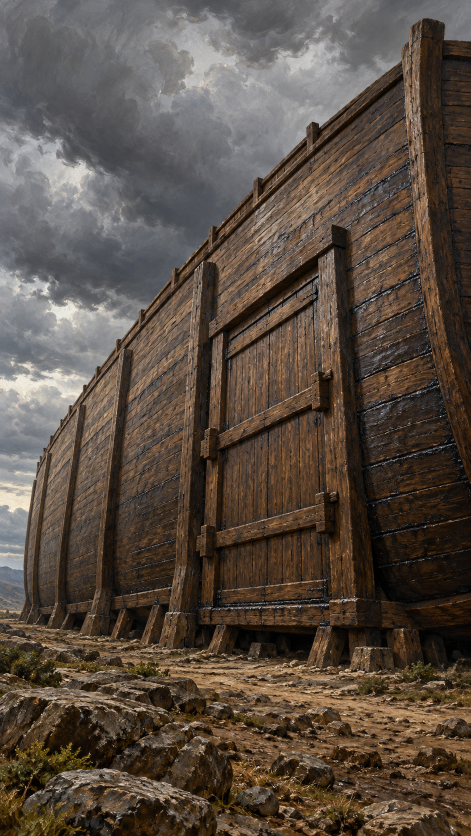
#> input picture images/originals/adventure/noah/01-ark-door-shut.png, 941 x 1672 px (shown at 1/2 size)
$ python make_puzzle_assets.py
#> lines starting #> are read from the running program, lines starting #| are printed output that depends on the picture
#!/usr/bin/env python3
"""Make the pictures for the six Genesis puzzles (js/puzzles.js) from Richard's paintings.

  python3 app/tools/make_puzzle_assets.py      (run from anywhere)

Reads images/originals/adventure/{noah,bethel-road,moriah,bethel,joseph,relics}/*.png
Writes app/www/img/adv/p/: the scenes as .jpg (portrait 941x1672, as painted) and every item
painted on black as a cut-out .webp with a transparent background.
"""
import os

import numpy as np
from PIL import Image, ImageFilter
from scipy import ndimage

ROOT = os.path.dirname(os.path.dirname(os.path.dirname(os.path.abspath(__file__))))
SRC = os.path.join(ROOT, "images", "originals", "adventure")
OUT = os.path.join(ROOT, "app", "www", "img", "adv", "p")
os.makedirs(OUT, exist_ok=True)


def src(path):
#> called with path = 'noah/01-ark-door-shut.png'
    return Image.open(os.path.join(SRC, path)).convert("RGB")
#> returned value is the input picture: PIL image 941x1672 RGB; mean R, G, B 89.3, 77.2, 66.9


def scene(path, out, q=80):
    im = src(path)
    if im.size != (941, 1672):
        im = im.resize((941, 1672), Image.LANCZOS)
    im.save(os.path.join(OUT, out), quality=q, optimize=True, progressive=True)


def square(path, out, size=900, q=82):
    src(path).resize((size, size), Image.LANCZOS).save(os.path.join(OUT, out), quality=q, optimize=True, progressive=True)


def masks(im, thresh=24):
    """Every object on the black ground: the parts not connected to the black border, largest first."""
    a = np.asarray(im).astype(int)
    lab, _ = ndimage.label(a.max(axis=2) < thresh)
    edge = set(np.unique(np.concatenate([lab[0], lab[-1], lab[:, 0], lab[:, -1]]))) - {0}
    fg = ~np.isin(lab, list(edge))
    fg = ndimage.binary_fill_holes(ndimage.binary_opening(fg, iterations=2))
    lab2, n2 = ndimage.label(fg)
    sizes = ndimage.sum(fg, lab2, range(1, n2 + 1))
    order = np.argsort(-sizes)
    return [lab2 == (i + 1) for i in order if sizes[i] > 0.004 * fg.size]


def cutout(im, fg, size, glow=False):
    a = np.asarray(im).astype(np.float32) / 255
    alpha = np.asarray(Image.fromarray((fg * 255).astype(np.uint8)).filter(ImageFilter.MinFilter(3)).filter(ImageFilter.GaussianBlur(1.6))).astype(np.float32) / 255
    rgb = a
    if glow:   # flames and light: brightness becomes opacity outside the solid part
        peak = a.max(axis=2)
        alpha = np.maximum(alpha, np.clip((peak - 0.06) / 0.5, 0, 1))
        rgb = np.clip(np.where(alpha[..., None] > 0, a / np.maximum(alpha[..., None], 1e-3), 0), 0, 1)
    img = Image.fromarray((np.dstack([rgb, alpha]) * 255).astype(np.uint8), "RGBA")
    bbox = img.getchannel("A").point(lambda v: 255 if v > 8 else 0).getbbox()
    pad = 6
    img = img.crop((max(0, bbox[0] - pad), max(0, bbox[1] - pad), min(img.width, bbox[2] + pad), min(img.height, bbox[3] + pad)))
    k = size / max(img.size)
    return img.resize((round(img.width * k), round(img.height * k)), Image.LANCZOS)


def item(path, out, size=420, glow=False, which=0, thresh=24):
    im = src(path)
    m = masks(im, thresh)
    if glow:   # include the whole lit area (flame above the pot)
        fg = np.zeros_like(m[0])
        for x in m:
            fg |= x
    else:
        fg = m[which]
    cutout(im, fg, size, glow).save(os.path.join(OUT, out), quality=86, alpha_quality=88)


# Noah
scene("noah/01-ark-door-shut.png", "ark.jpg")
scene("noah/02-door-wheels.png", "door.jpg")
#> call 2 of src, with path = 'noah/02-door-wheels.png'
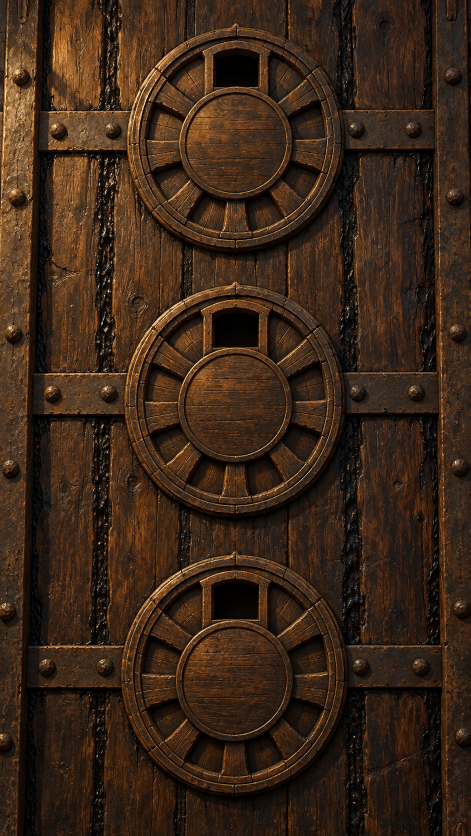
#> input picture images/originals/adventure/noah/02-door-wheels.png, 941 x 1672 px (shown at 1/2 size)
#> in src, returned value is the input picture: PIL image 941x1672 RGB; mean R, G, B 59.3, 38.8, 23.5
scene("noah/03-plank.png", "plank.jpg")
#> call 3 of src, with path = 'noah/03-plank.png'
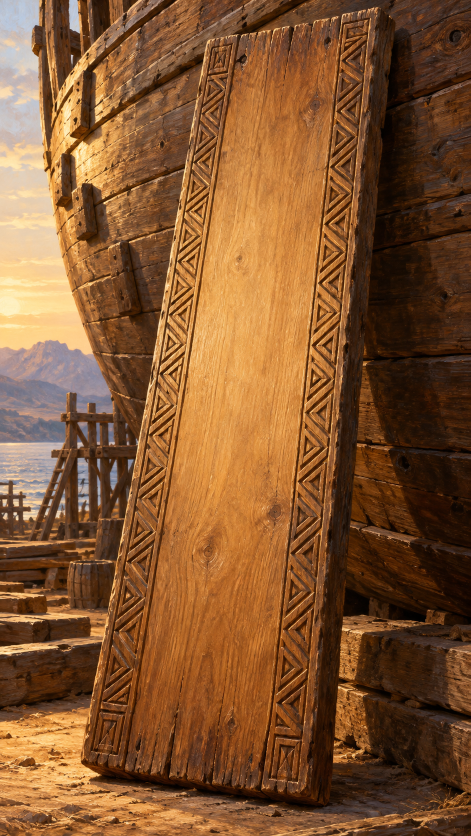
#> input picture images/originals/adventure/noah/03-plank.png, 941 x 1672 px (shown at 1/2 size)
#> in src, returned value is the input picture: PIL image 941x1672 RGB; mean R, G, B 130.8, 86.1, 48.7
scene("noah/04-deck-shut.png", "deck.jpg")
#> call 4 of src, with path = 'noah/04-deck-shut.png'
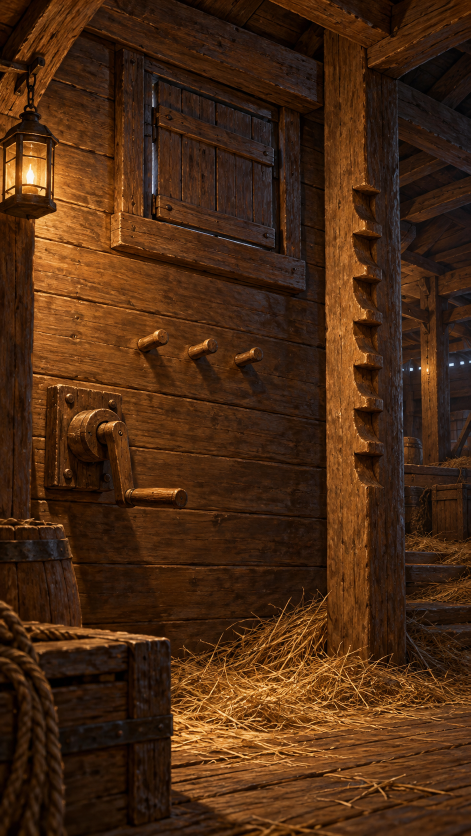
#> input picture images/originals/adventure/noah/04-deck-shut.png, 941 x 1672 px (shown at 1/2 size)
#> in src, returned value is the input picture: PIL image 941x1672 RGB; mean R, G, B 74, 41.9, 18.3
#> (the run stopped early here; a loop or call above may not have finished)
